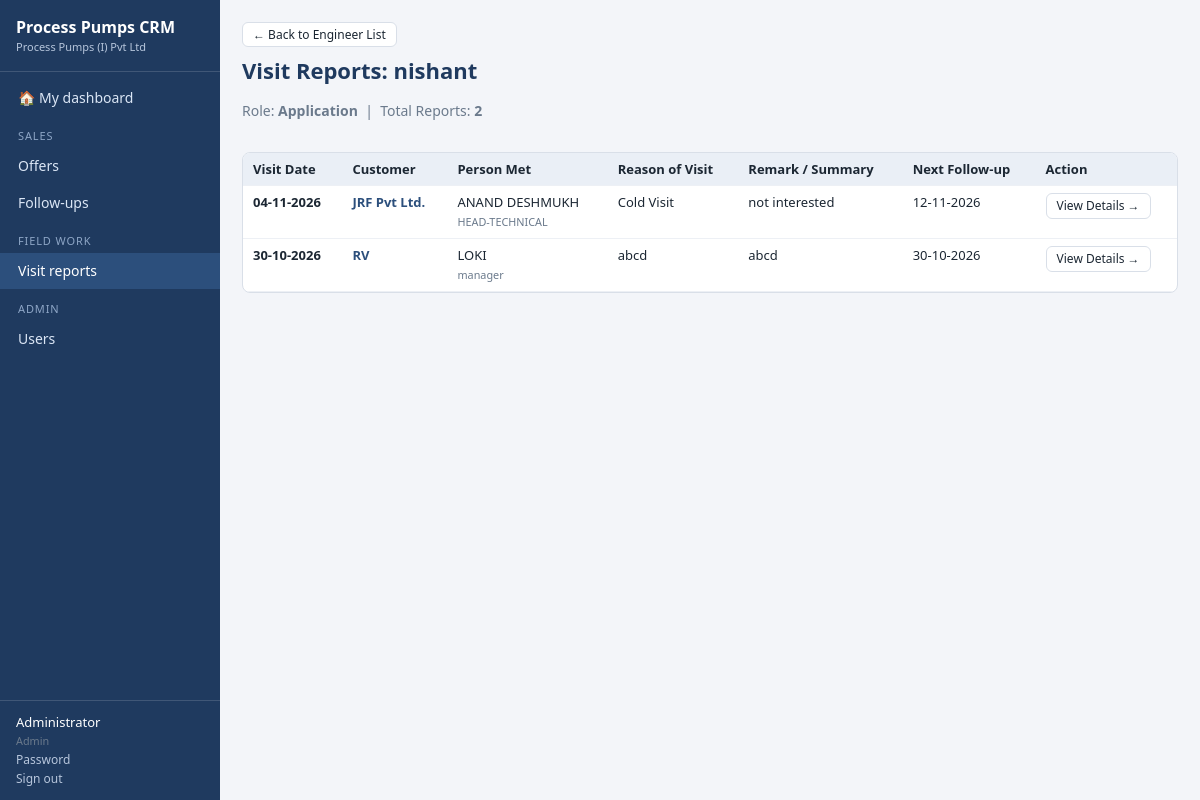
/visits/?engineer_id=2 (signed in), run on the app's committed database.
### tables this page shows
CREATE TABLE "users" (id INTEGER PRIMARY KEY AUTOINCREMENT, "full_name" TEXT, "email" TEXT, "role" TEXT, "phone" TEXT, "regions" TEXT, "active" INTEGER, "password_hash" TEXT, "created_at" TEXT, "created_by" INTEGER, "updated_at" TEXT, "updated_by" INTEGER);

CREATE TABLE "visits" (id INTEGER PRIMARY KEY AUTOINCREMENT, "visit_date" TEXT, "engineer_id" INTEGER, "customer_name" TEXT, "address" TEXT, "person_name" TEXT, "designation" TEXT, "mobile" TEXT, "email" TEXT, "reason" TEXT, "remark" TEXT, "next_followup_date" TEXT, "followup_mode" TEXT, "review_status" TEXT, "created_at" TEXT, "created_by" INTEGER, "updated_at" TEXT, "updated_by" INTEGER, "offer_id" INTEGER, report_file TEXT);

### app/core/crud.py (the view, shortened to what this page needs)
    @bp.route("/")
    def index():
        need("view")
        if getattr(module, "index_handler", None):
            return module.index_handler(request, g.user)

### app/core/auth.py (called while the page is built)
def csrf_token():
    if "_csrf" not in session:
        session["_csrf"] = secrets.token_hex(16)
    return session["_csrf"]

@bp.before_app_request
def load_user_and_guard():
    g.user = None
    uid = session.get("uid")
    if uid:
        u = db.q1("SELECT * FROM users WHERE id=? AND active=1", (uid,))
        if u:
            u.pop("password_hash", None)
            g.user = u
    if request.method == "POST":
        sent = request.form.get("_csrf") or request.headers.get("X-CSRF-Token")
        if not sent or sent != session.get("_csrf"):
            abort(400, "Security token missing or expired - please reload the page and try again.")
    if request.endpoint and request.endpoint not in PUBLIC_ENDPOINTS and g.user is None:
        return redirect(url_for("auth.login", next=request.full_path if request.method == "GET" else None))

### app/core/db.py (called while the page is built)
def connect(path):
    conn = sqlite3.connect(path, timeout=30)
    conn.row_factory = sqlite3.Row
    conn.execute("PRAGMA journal_mode=WAL")
    conn.execute("PRAGMA foreign_keys=OFF")
    return conn

def get_db():
    if "db" not in g:
        g.db = connect(current_app.config["DATABASE"])
    return g.db

def _teardown(exc):
    conn = g.pop("db", None)
    if conn is not None:
        try:
            conn.rollback() if exc else conn.commit()
        finally:
            conn.close()

def q(sql, params=()):
    return [dict(r) for r in get_db().execute(sql, params).fetchall()]

def q1(sql, params=()):
    r = get_db().execute(sql, params).fetchone()
    return dict(r) if r else None

### app/core/module.py (called while the page is built)
    def allowed(self, action, user):
        return R.has_role(user, self.access.get(action, []))

### app/core/nav.py (called while the page is built)
def build(user):
    items = []
    for m in registry.all_modules():
        if m.nav and m.allowed("view", user):
            items.append(dict(label=m.plural, url=url_for(m.key + ".index"), group=m.nav[0], order=m.nav[1]))
    for n in registry.NAV:
        if R.has_role(user, n["roles"]):
            items.append(dict(label=n["label"], url=url_for(n["endpoint"]), group=n["group"], order=n["order"]))
    groups = []
    for g in current_app.config["NAV_GROUPS"]:
        mine = sorted([i for i in items if i["group"] == g], key=lambda i: (i["order"], i["label"]))
        if mine:
            groups.append((g, mine))
    return groups

### app/core/registry.py (called while the page is built)
def all_modules():
    return list(MODULES.values())

### app/core/roles.py (called while the page is built)
def role_of(user):
    return (user or {}).get("role")

def is_marketing(user):
    return role_of(user) == MARKETING

### app/modules/visits/templates/visits/engineer_reports.html (shortened to what this page needs)
{% extends 'base.html' %}
{% block content %}
<div style="margin-bottom: 1rem;">
  <a class="btn small" href="{{ url_for('visits.index') }}" style="margin-bottom: 0.5rem; display: inline-block;">
    &larr; Back to Engineer List
  </a>
  <div style="display: flex; justify-content: space-between; align-items: center;">
    <div>
      <h1>Visit Reports: {{ engineer.full_name }}</h1>
      <p class="muted">
        Role: <strong>{{ ROLE_LABELS.get(engineer.role, engineer.role|title) }}</strong> &nbsp;|&nbsp;
        Total Reports: <strong>{{ reports|length }}</strong>
      </p>
    </div>
  </div>
</div>
<div class="table-wrap">
  <table class="grid">
    <thead>
      <tr>
        <th>Visit Date</th>
        <th>Customer</th>
        <th>Person Met</th>
        <th>Reason of Visit</th>
        <th>Remark / Summary</th>
        <th>Next Follow-up</th>
        <th>Action</th>
      </tr>
    </thead>
    <tbody>
      {% for r in reports %}
      <tr>
        <td><strong>{{ r.visit_date|date }}</strong></td>
        <td>
          <a href="{{ url_for('visits.view', id=r.id) }}" style="font-weight: 600;">
            {{ r.customer_name }}
          </a>
        </td>
        <td>
          {{ r.person_name }}
          {% if r.designation %}<br><small class="muted">{{ r.designation }}</small>{% endif %}
        </td>
        <td>{{ r.reason }}</td>
        <td><span class="clip" title="{{ r.remark }}">{{ r.remark }}</span></td>
        <td>{{ r.next_followup_date|date if r.next_followup_date else '—' }}</td>
        <td>
          <a class="btn small" href="{{ url_for('visits.view', id=r.id) }}">
            View Details &rarr;
          </a>
        </td>
      </tr>
      {% else %}
      <tr>
        <td colspan="7" class="empty">No visit reports submitted by this engineer.</td>
      </tr>
      {% endfor %}
    </tbody>
  </table>
</div>
{% endblock %}

### app/templates/base.html (shortened to what this page needs)
<!doctype html>
<html lang="en"><head>
<link rel="stylesheet" href="{{ url_for('static', filename='css/app.css') }}">
</head><body>
{% if g.user %}
<aside class="side">
  <div class="brand">{{ app_title }}<small>{{ company }}</small></div>
  <nav>
    <a href="{{ url_for('dashboard.home') }}" class="{{ 'on' if request.endpoint == 'dashboard.home' }}">&#127968; My dashboard</a>
    {% for group, items in nav_groups %}
      <div class="grp">{{ group }}</div>
      {% for i in items %}<a href="{{ i.url }}" class="{{ 'on' if request.path.startswith(i.url) and i.url != '/' }}">{{ i.label }}</a>{% endfor %}
    {% endfor %}
  </nav>
  <div class="me">
    <div>{{ g.user.full_name }}<br><small>{{ ROLE_LABELS.get(g.user.role, g.user.role) }}</small></div>
    <a href="{{ url_for('auth.profile') }}">Password</a>
    <form method="post" action="{{ url_for('auth.logout') }}"><input type="hidden" name="_csrf" value="{{ csrf_token() }}"><button class="link">Sign out</button></form>
  </div>
</aside>
{% endif %}
<main class="{{ 'with-side' if g.user }}">
  {% block content %}{% endblock %}
</main>
</body></html>

### app/static/css/app.css (style rules this page uses)
:root { --navy:#1f3a5f;--navy2:#2c4f7c;--bg:#f3f5f9;--card:#fff;--line:#d9dfe8;--text:#1c2733;--muted:#6b7a8c; --red:#ffc7ce;--red-t:#9c0006;--yellow:#ffeb9c;--yellow-t:#7a5b00;--green:#c6efce;--green-t:#06602a;--accent:#e08a00;--radius:8px }
* { box-sizing:border-box }
body { margin:0;font:14px/1.45 "Segoe UI",system-ui,Arial,sans-serif;color:var(--text);background:var(--bg) }
a { color:var(--navy2);text-decoration:none }
h1 { font-size:22px;margin:0 0 10px;color:var(--navy) }
.muted,.hint,small { color:var(--muted) }
.side { position:fixed;inset:0 auto 0 0;width:220px;background:var(--navy);color:#fff;display:flex;flex-direction:column;overflow-y:auto }
.brand { padding:16px;font-weight:700;font-size:16px;border-bottom:1px solid rgba(255,255,255,.15) }
.brand small { display:block;font-weight:400;color:#b7c6dc;font-size:11px }
.side nav { flex:1;padding:8px 0 }
.side nav a { display:block;padding:8px 18px;color:#dbe6f5 }
.side nav a:hover,.side nav a.on { background:var(--navy2);color:#fff;text-decoration:none }
.grp { padding:12px 18px 4px;font-size:11px;text-transform:uppercase;letter-spacing:.08em;color:#8ea6c6 }
.me { padding:12px 16px;border-top:1px solid rgba(255,255,255,.15);font-size:13px }
.me a,.me .link { color:#b7c6dc;margin-right:10px;font-size:12px }
main { padding:22px;max-width:1500px }
main.with-side { margin-left:220px }
.btn { display:inline-block;border:1px solid var(--line);background:#fff;color:var(--text);padding:7px 14px;border-radius:6px;cursor:pointer;font:inherit }
.btn.small { padding:3px 10px;font-size:12px }
.link { background:none;border:0;cursor:pointer;color:var(--navy2);padding:0;font:inherit }
.table-wrap { overflow-x:auto;border:1px solid var(--line);border-radius:var(--radius);background:#fff;margin-bottom:8px }
table.grid { border-collapse:collapse;width:100%;font-size:13px }
.grid th,.grid td { padding:7px 10px;border-bottom:1px solid #edf0f5;text-align:left;vertical-align:top;white-space:nowrap }
.grid td { white-space:normal;min-width:70px }
.grid thead th { background:#eaeff6;position:sticky;top:0;font-weight:600 }
.clip { display:block;max-width:260px;overflow:hidden;text-overflow:ellipsis;white-space:nowrap }

### data on the page
users: user.full_name "Administrator", get "Admin"
users: full_name "nishant", get "Application"
visits: visit_date "04-11-2026", customer_name "JRF Pvt Ltd.", person_name "ANAND DESHMUKH", designation "HEAD-TECHNICAL", reason "Cold Visit", remark "not interested", next_followup_date "12-11-2026"
visits: visit_date "30-10-2026", customer_name "RV", person_name "LOKI", designation "manager", reason "abcd", remark "abcd", next_followup_date "30-10-2026"

### other printed values
{{ app_title }} "Process Pumps CRM"
{{ company }} "Process Pumps (I) Pvt Ltd"
{{ group }} "SALES" "FIELD WORK" "ADMIN"
{{ i.label }} "Offers" "Follow-ups" "Visit reports" "Users"
{{ reports|length }} "2"
